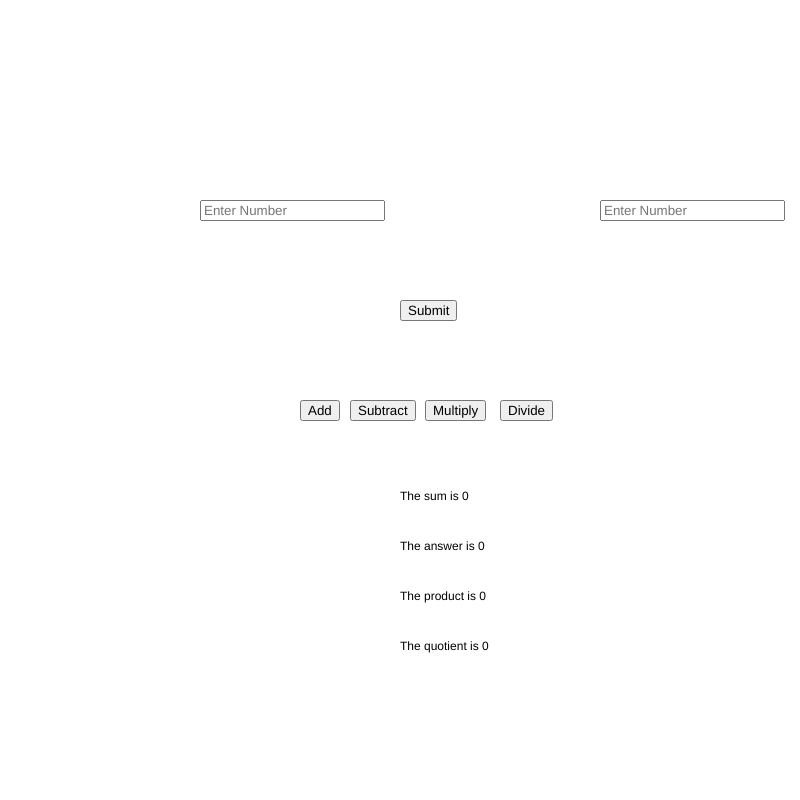
Frame 1 (no input)
Frame 60 (no input): identical to frame 1, image omitted
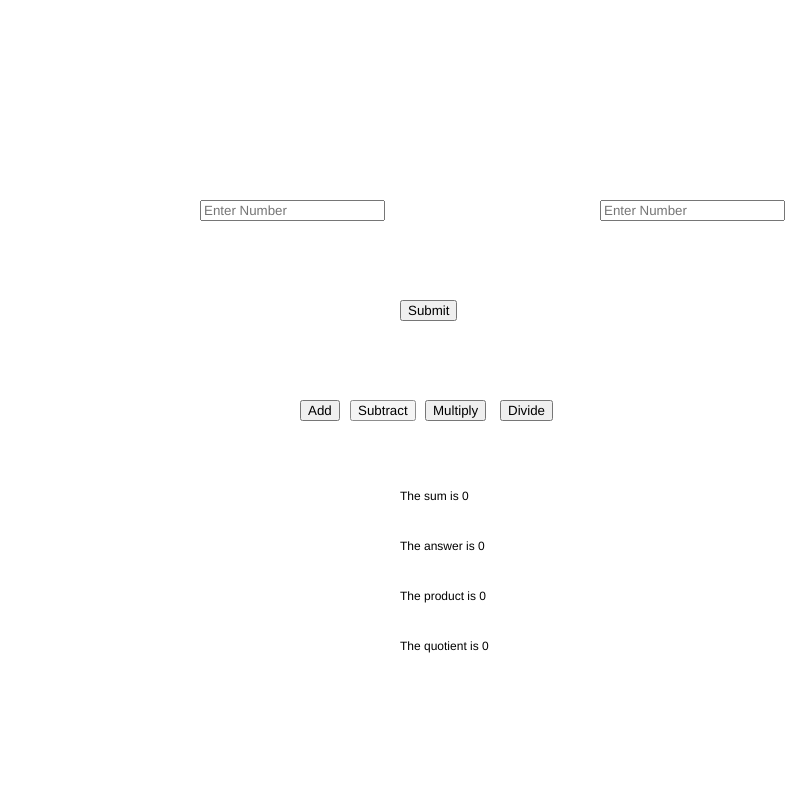
Frame 120 (the mouse pressed at the canvas centre since frame 60)

The p5.js sketch that drew these frames (run headless with seeded random() and noise() and a simulated clock; from frame 60 on, the mouse is pressed at the canvas centre):

// p5.js sketch
// ── sketch.js
var addition = 0
var subtraction=0
var multiplication = 0
var division=0
function setup() {
  createCanvas(800,800);
  n1=createInput("").attribute("placeholder","Enter Number")
  n1.position(width/2-200,height/2-200)
  n2=createInput("").attribute("placeholder","Enter Number")
  n2.position(width/2+200,height/2-200)
  
  submit=createButton("Submit")
  submit.position(width/2,height/2-100)
  submit.mouseClicked(()=>{
    num1=Number(n1.value())
    num2=Number(n2.value())   
  })
  add=createButton("Add")
  add.position(width/2-100,height/2)
  add.mouseClicked(()=>{
    addition=num1+num2
    if(isNaN(addition)){
      alert("Do not enter letters")
    }
  })
  subtract=createButton("Subtract")
  subtract.position(width/2-50,height/2)
  subtract.mouseClicked(()=>{
    subtraction=num1-num2
    if(isNaN(subtraction)){
      alert("Do not enter letters")
    }
  })
  mult=createButton("Multiply")
  mult.position(width/2+25,height/2)
  mult.mouseClicked(()=>{
    multiplication=num1*num2
    if(isNaN(multiplication)){
      alert("Do not enter letters")
    }
  })
  div=createButton("Divide")
  div.position(width/2+100,height/2)
  div.mouseClicked(()=>{
    division=num1/num2
    if(isNaN(division)){
      alert("Do not enter letters")
    }
  })
}

function draw() {
  background(255,255,255);  
  text("The sum is "+addition,width/2,height/2+100)
  text("The answer is "+subtraction,width/2,height/2+150)
  text("The product is "+multiplication,width/2,height/2+200)
  text("The quotient is "+division,width/2,height/2+250)
  
  
}
